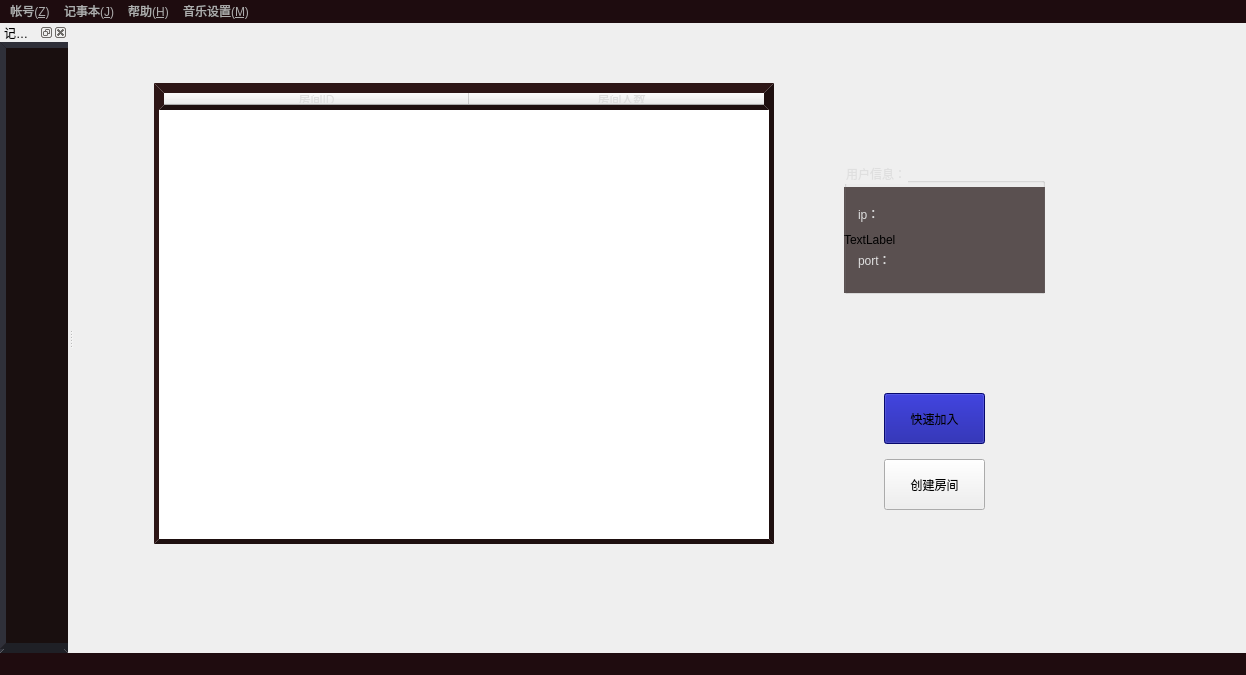
<?xml version="1.0" encoding="UTF-8"?>
<ui version="4.0">
 <class>hall</class>
 <widget class="QMainWindow" name="hall">
  <property name="geometry">
   <rect>
    <x>0</x>
    <y>0</y>
    <width>1246</width>
    <height>675</height>
   </rect>
  </property>
  <property name="windowTitle">
   <string>游戏大厅</string>
  </property>
  <property name="styleSheet">
   <string notr="true"/>
  </property>
  <widget class="QWidget" name="centralWidget">
   <widget class="QTableWidget" name="roomtableWidget">
    <property name="enabled">
     <bool>true</bool>
    </property>
    <property name="geometry">
     <rect>
      <x>80</x>
      <y>60</y>
      <width>620</width>
      <height>461</height>
     </rect>
    </property>
    <property name="maximumSize">
     <size>
      <width>621</width>
      <height>16777215</height>
     </size>
    </property>
    <property name="styleSheet">
     <string notr="true">border-color: rgb(30, 15, 15);
selection-background-color: rgb(40, 41, 75);
font: 75 9pt &quot;新宋体&quot;;
color: rgb(221, 221, 221);
border-style: outset;
border-width: 5px;</string>
    </property>
    <property name="frameShape">
     <enum>QFrame::StyledPanel</enum>
    </property>
    <property name="lineWidth">
     <number>2</number>
    </property>
    <property name="midLineWidth">
     <number>1</number>
    </property>
    <property name="editTriggers">
     <set>QAbstractItemView::NoEditTriggers</set>
    </property>
    <property name="selectionMode">
     <enum>QAbstractItemView::SingleSelection</enum>
    </property>
    <property name="selectionBehavior">
     <enum>QAbstractItemView::SelectRows</enum>
    </property>
    <property name="showGrid">
     <bool>false</bool>
    </property>
    <property name="columnCount">
     <number>2</number>
    </property>
    <attribute name="horizontalHeaderCascadingSectionResizes">
     <bool>false</bool>
    </attribute>
    <attribute name="horizontalHeaderDefaultSectionSize">
     <number>305</number>
    </attribute>
    <attribute name="horizontalHeaderHighlightSections">
     <bool>true</bool>
    </attribute>
    <attribute name="horizontalHeaderMinimumSectionSize">
     <number>10</number>
    </attribute>
    <attribute name="horizontalHeaderShowSortIndicator" stdset="0">
     <bool>true</bool>
    </attribute>
    <attribute name="horizontalHeaderStretchLastSection">
     <bool>true</bool>
    </attribute>
    <attribute name="verticalHeaderVisible">
     <bool>false</bool>
    </attribute>
    <attribute name="verticalHeaderDefaultSectionSize">
     <number>30</number>
    </attribute>
    <column>
     <property name="text">
      <string>房间ID</string>
     </property>
     <property name="font">
      <font>
       <pointsize>9</pointsize>
      </font>
     </property>
    </column>
    <column>
     <property name="text">
      <string>房间人数</string>
     </property>
    </column>
   </widget>
   <widget class="QGroupBox" name="groupBox">
    <property name="geometry">
     <rect>
      <x>770</x>
      <y>140</y>
      <width>201</width>
      <height>131</height>
     </rect>
    </property>
    <property name="styleSheet">
     <string notr="true">color: rgb(223, 223, 223);
font: 75 14pt &quot;微软雅黑&quot;;</string>
    </property>
    <property name="title">
     <string>用户信息：</string>
    </property>
    <layout class="QGridLayout" name="gridLayout">
     <item row="0" column="0">
      <widget class="QLabel" name="label">
       <property name="text">
        <string>ip：</string>
       </property>
      </widget>
     </item>
     <item row="1" column="1">
      <widget class="QLabel" name="port">
       <property name="text">
        <string/>
       </property>
      </widget>
     </item>
     <item row="0" column="1">
      <widget class="QLabel" name="ip">
       <property name="text">
        <string/>
       </property>
      </widget>
     </item>
     <item row="1" column="0">
      <widget class="QLabel" name="label_2">
       <property name="text">
        <string>port：</string>
       </property>
      </widget>
     </item>
    </layout>
   </widget>
   <widget class="QLabel" name="label_3">
    <property name="geometry">
     <rect>
      <x>-250</x>
      <y>0</y>
      <width>1550</width>
      <height>731</height>
     </rect>
    </property>
    <property name="sizePolicy">
     <sizepolicy hsizetype="Expanding" vsizetype="Expanding">
      <horstretch>0</horstretch>
      <verstretch>0</verstretch>
     </sizepolicy>
    </property>
    <property name="styleSheet">
     <string notr="true">border-image: url(:/image/image.jpg);</string>
    </property>
    <property name="text">
     <string/>
    </property>
   </widget>
   <widget class="QPushButton" name="pushButton">
    <property name="geometry">
     <rect>
      <x>810</x>
      <y>370</y>
      <width>101</width>
      <height>51</height>
     </rect>
    </property>
    <property name="palette">
     <palette>
      <active>
       <colorrole role="Button">
        <brush brushstyle="SolidPattern">
         <color alpha="255">
          <red>9</red>
          <green>11</green>
          <blue>152</blue>
         </color>
        </brush>
       </colorrole>
       <colorrole role="Base">
        <brush brushstyle="SolidPattern">
         <color alpha="255">
          <red>9</red>
          <green>11</green>
          <blue>152</blue>
         </color>
        </brush>
       </colorrole>
       <colorrole role="Window">
        <brush brushstyle="SolidPattern">
         <color alpha="255">
          <red>9</red>
          <green>11</green>
          <blue>152</blue>
         </color>
        </brush>
       </colorrole>
      </active>
      <inactive>
       <colorrole role="Button">
        <brush brushstyle="SolidPattern">
         <color alpha="255">
          <red>9</red>
          <green>11</green>
          <blue>152</blue>
         </color>
        </brush>
       </colorrole>
       <colorrole role="Base">
        <brush brushstyle="SolidPattern">
         <color alpha="255">
          <red>9</red>
          <green>11</green>
          <blue>152</blue>
         </color>
        </brush>
       </colorrole>
       <colorrole role="Window">
        <brush brushstyle="SolidPattern">
         <color alpha="255">
          <red>9</red>
          <green>11</green>
          <blue>152</blue>
         </color>
        </brush>
       </colorrole>
      </inactive>
      <disabled>
       <colorrole role="Button">
        <brush brushstyle="SolidPattern">
         <color alpha="255">
          <red>9</red>
          <green>11</green>
          <blue>152</blue>
         </color>
        </brush>
       </colorrole>
       <colorrole role="Base">
        <brush brushstyle="SolidPattern">
         <color alpha="255">
          <red>9</red>
          <green>11</green>
          <blue>152</blue>
         </color>
        </brush>
       </colorrole>
       <colorrole role="Window">
        <brush brushstyle="SolidPattern">
         <color alpha="255">
          <red>9</red>
          <green>11</green>
          <blue>152</blue>
         </color>
        </brush>
       </colorrole>
      </disabled>
     </palette>
    </property>
    <property name="styleSheet">
     <string notr="true">font: 75 14pt &quot;Adobe Arabic&quot;;
</string>
    </property>
    <property name="text">
     <string>快速加入</string>
    </property>
    <property name="iconSize">
     <size>
      <width>16</width>
      <height>16</height>
     </size>
    </property>
   </widget>
   <widget class="QPushButton" name="createButton">
    <property name="geometry">
     <rect>
      <x>810</x>
      <y>436</y>
      <width>101</width>
      <height>51</height>
     </rect>
    </property>
    <property name="styleSheet">
     <string notr="true">font: 75 14pt &quot;微软雅黑&quot;;
</string>
    </property>
    <property name="text">
     <string>创建房间</string>
    </property>
    <property name="iconSize">
     <size>
      <width>16</width>
      <height>16</height>
     </size>
    </property>
   </widget>
   <widget class="QLabel" name="label_4">
    <property name="geometry">
     <rect>
      <x>770</x>
      <y>164</y>
      <width>201</width>
      <height>106</height>
     </rect>
    </property>
    <property name="styleSheet">
     <string notr="true">background-color: rgba(30, 15, 15, 180);</string>
    </property>
    <property name="text">
     <string>TextLabel</string>
    </property>
   </widget>
   <zorder>label_3</zorder>
   <zorder>roomtableWidget</zorder>
   <zorder>pushButton</zorder>
   <zorder>createButton</zorder>
   <zorder>label_4</zorder>
   <zorder>groupBox</zorder>
  </widget>
  <widget class="QMenuBar" name="menuBar">
   <property name="geometry">
    <rect>
     <x>0</x>
     <y>0</y>
     <width>1246</width>
     <height>23</height>
    </rect>
   </property>
   <property name="styleSheet">
    <string notr="true">background-color: rgb(30, 12, 15);
color: rgb(173, 173, 173);</string>
   </property>
   <widget class="QMenu" name="menu">
    <property name="title">
     <string>帐号(&amp;Z)</string>
    </property>
    <addaction name="action"/>
    <addaction name="action_Q"/>
   </widget>
   <widget class="QMenu" name="menu_H">
    <property name="title">
     <string>帮助(&amp;H)</string>
    </property>
    <addaction name="action_2"/>
   </widget>
   <widget class="QMenu" name="menu_J">
    <property name="title">
     <string>记事本(&amp;J)</string>
    </property>
    <addaction name="action_J"/>
   </widget>
   <widget class="QMenu" name="menu_2">
    <property name="title">
     <string>音乐设置(&amp;M)</string>
    </property>
    <addaction name="action_3"/>
   </widget>
   <addaction name="menu"/>
   <addaction name="menu_J"/>
   <addaction name="menu_H"/>
   <addaction name="menu_2"/>
  </widget>
  <widget class="QStatusBar" name="statusBar">
   <property name="layoutDirection">
    <enum>Qt::RightToLeft</enum>
   </property>
   <property name="styleSheet">
    <string notr="true">background-color: rgb(31, 12,15);
color: rgb(216, 216, 216);</string>
   </property>
  </widget>
  <widget class="QDockWidget" name="notepad">
   <property name="enabled">
    <bool>true</bool>
   </property>
   <property name="styleSheet">
    <string notr="true">border-color: rgb(31, 32, 38);
border-style: outset;
border-width: 6px;</string>
   </property>
   <property name="windowTitle">
    <string>记事本</string>
   </property>
   <attribute name="dockWidgetArea">
    <number>1</number>
   </attribute>
   <widget class="QWidget" name="dockWidgetContents_4">
    <widget class="QTextEdit" name="textEdit">
     <property name="geometry">
      <rect>
       <x>0</x>
       <y>0</y>
       <width>80</width>
       <height>607</height>
      </rect>
     </property>
     <property name="styleSheet">
      <string notr="true">color: rgb(212, 212, 212);
background-color: rgb(25, 15, 15);</string>
     </property>
    </widget>
   </widget>
  </widget>
  <action name="action">
   <property name="text">
    <string>退出当前帐号(&amp;W)</string>
   </property>
   <property name="shortcut">
    <string>Ctrl+W</string>
   </property>
  </action>
  <action name="action_Q">
   <property name="text">
    <string>退出游戏(&amp;Q)</string>
   </property>
   <property name="shortcut">
    <string>Ctrl+Q</string>
   </property>
  </action>
  <action name="action_2">
   <property name="text">
    <string>查看帮助(&amp;H)</string>
   </property>
   <property name="shortcut">
    <string>Ctrl+H</string>
   </property>
  </action>
  <action name="action_J">
   <property name="text">
    <string>打开记事本(&amp;J)</string>
   </property>
   <property name="shortcut">
    <string>Ctrl+J</string>
   </property>
  </action>
  <action name="action_3">
   <property name="text">
    <string>播放设置(&amp;V)</string>
   </property>
  </action>
 </widget>
 <layoutdefault spacing="6" margin="11"/>
 <resources/>
 <connections/>
</ui>
